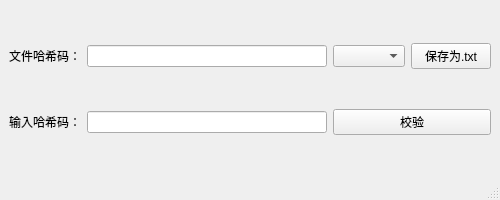
<?xml version="1.0" encoding="UTF-8"?>
<ui version="4.0">
 <class>MainWindow</class>
 <widget class="QMainWindow" name="MainWindow">
  <property name="geometry">
   <rect>
    <x>0</x>
    <y>0</y>
    <width>500</width>
    <height>200</height>
   </rect>
  </property>
  <property name="windowTitle">
   <string>MainWindow</string>
  </property>
  <widget class="QWidget" name="centralwidget">
   <layout class="QGridLayout" name="gridLayout">
    <item row="0" column="0">
     <widget class="QLabel" name="label">
      <property name="text">
       <string>文件哈希码：</string>
      </property>
     </widget>
    </item>
    <item row="0" column="1">
     <widget class="QLineEdit" name="fileHashLineEdit"/>
    </item>
    <item row="0" column="2">
     <widget class="QComboBox" name="hashTypeComboBox"/>
    </item>
    <item row="0" column="3">
     <widget class="QPushButton" name="btnSaveHash">
      <property name="text">
       <string>保存为.txt</string>
      </property>
     </widget>
    </item>
    <item row="1" column="0">
     <widget class="QLabel" name="label_2">
      <property name="text">
       <string>输入哈希码：</string>
      </property>
     </widget>
    </item>
    <item row="1" column="1">
     <widget class="QLineEdit" name="inputHashLineEdit"/>
    </item>
    <item row="1" column="2" colspan="2">
     <widget class="QPushButton" name="btnVerify">
      <property name="text">
       <string>校验</string>
      </property>
     </widget>
    </item>
   </layout>
  </widget>
  <widget class="QMenuBar" name="menubar">
   <property name="geometry">
    <rect>
     <x>0</x>
     <y>0</y>
     <width>500</width>
     <height>21</height>
    </rect>
   </property>
  </widget>
  <widget class="QStatusBar" name="statusbar"/>
 </widget>
 <resources/>
 <connections/>
</ui>
